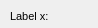
      <widget class="QWidget" name="page_72">
       <property name="geometry">
        <rect>
         <x>0</x>
         <y>0</y>
         <width>98</width>
         <height>28</height>
        </rect>
       </property>
       <attribute name="label">
        <string>Feature graphic design</string>
       </attribute>
       <widget class="QLineEdit" name="label_x">
        <property name="geometry">
         <rect>
          <x>110</x>
          <y>5</y>
          <width>160</width>
          <height>18</height>
         </rect>
        </property>
        <property name="text">
         <string/>
        </property>
       </widget>
       <widget class="QLineEdit" name="label_y">
        <property name="geometry">
         <rect>
          <x>110</x>
          <y>30</y>
          <width>160</width>
          <height>18</height>
         </rect>
        </property>
        <property name="text">
         <string/>
        </property>
       </widget>
       <widget class="QLineEdit" name="rotation">
        <property name="geometry">
         <rect>
          <x>410</x>
          <y>30</y>
          <width>160</width>
          <height>18</height>
         </rect>
        </property>
        <property name="text">
         <string/>
        </property>
       </widget>
       <widget class="QLineEdit" name="label_rotation">
        <property name="geometry">
         <rect>
          <x>110</x>
          <y>55</y>
          <width>160</width>
          <height>18</height>
         </rect>
        </property>
        <property name="text">
         <string/>
        </property>
       </widget>
       <widget class="QLabel" name="label_label_x">
        <property name="geometry">
         <rect>
          <x>10</x>
          <y>5</y>
          <width>90</width>
          <height>22</height>
         </rect>
        </property>
        <property name="font">
         <font>
          <pointsize>8</pointsize>
         </font>
        </property>
        <property name="frameShape">
         <enum>QFrame::NoFrame</enum>
        </property>
        <property name="frameShadow">
         <enum>QFrame::Plain</enum>
        </property>
        <property name="text">
         <string>Label x:</string>
        </property>
        <property name="textFormat">
         <enum>Qt::AutoText</enum>
        </property>
        <property name="scaledContents">
         <bool>false</bool>
        </property>
        <property name="alignment">
         <set>Qt::AlignLeading|Qt::AlignLeft|Qt::AlignVCenter</set>
        </property>
        <property name="margin">
         <number>3</number>
        </property>
       </widget>
       <widget class="QLabel" name="label_label_y">
        <property name="geometry">
         <rect>
          <x>10</x>
          <y>30</y>
          <width>90</width>
          <height>22</height>
         </rect>
        </property>
        <property name="font">
         <font>
          <pointsize>8</pointsize>
         </font>
        </property>
        <property name="frameShape">
         <enum>QFrame::NoFrame</enum>
        </property>
        <property name="frameShadow">
         <enum>QFrame::Plain</enum>
        </property>
        <property name="text">
         <string>Label y:</string>
        </property>
        <property name="textFormat">
         <enum>Qt::AutoText</enum>
        </property>
        <property name="scaledContents">
         <bool>false</bool>
        </property>
        <property name="alignment">
         <set>Qt::AlignLeading|Qt::AlignLeft|Qt::AlignVCenter</set>
        </property>
        <property name="margin">
         <number>3</number>
        </property>
       </widget>
       <widget class="QLabel" name="label_label_rotation">
        <property name="geometry">
         <rect>
          <x>10</x>
          <y>55</y>
          <width>90</width>
          <height>22</height>
         </rect>
        </property>
        <property name="font">
         <font>
          <pointsize>8</pointsize>
         </font>
        </property>
        <property name="frameShape">
         <enum>QFrame::NoFrame</enum>
        </property>
        <property name="frameShadow">
         <enum>QFrame::Plain</enum>
        </property>
        <property name="text">
         <string>Label rotation:</string>
        </property>
        <property name="textFormat">
         <enum>Qt::AutoText</enum>
        </property>
        <property name="scaledContents">
         <bool>false</bool>
        </property>
        <property name="alignment">
         <set>Qt::AlignLeading|Qt::AlignLeft|Qt::AlignVCenter</set>
        </property>
        <property name="margin">
         <number>3</number>
        </property>
       </widget>
       <widget class="QLabel" name="label_rotation">
        <property name="geometry">
         <rect>
          <x>310</x>
          <y>30</y>
          <width>90</width>
          <height>22</height>
         </rect>
        </property>
        <property name="font">
         <font>
          <pointsize>8</pointsize>
         </font>
        </property>
        <property name="frameShape">
         <enum>QFrame::NoFrame</enum>
        </property>
        <property name="frameShadow">
         <enum>QFrame::Plain</enum>
        </property>
        <property name="text">
         <string>Symbol rotation:</string>
        </property>
        <property name="textFormat">
         <enum>Qt::AutoText</enum>
        </property>
        <property name="scaledContents">
         <bool>false</bool>
        </property>
        <property name="alignment">
         <set>Qt::AlignLeading|Qt::AlignLeft|Qt::AlignVCenter</set>
        </property>
        <property name="margin">
         <number>3</number>
        </property>
       </widget>
       <widget class="QLineEdit" name="hemisphere">
        <property name="geometry">
         <rect>
          <x>410</x>
          <y>55</y>
          <width>160</width>
          <height>18</height>
         </rect>
        </property>
        <property name="text">
         <string/>
        </property>
       </widget>
       <widget class="QLabel" name="label_hemisphere">
        <property name="geometry">
         <rect>
          <x>310</x>
          <y>55</y>
          <width>90</width>
          <height>22</height>
         </rect>
        </property>
        <property name="font">
         <font>
          <pointsize>8</pointsize>
         </font>
        </property>
        <property name="frameShape">
         <enum>QFrame::NoFrame</enum>
        </property>
        <property name="frameShadow">
         <enum>QFrame::Plain</enum>
        </property>
        <property name="text">
         <string>Hemisphere:</string>
        </property>
        <property name="textFormat">
         <enum>Qt::AutoText</enum>
        </property>
        <property name="scaledContents">
         <bool>false</bool>
        </property>
        <property name="alignment">
         <set>Qt::AlignLeading|Qt::AlignLeft|Qt::AlignVCenter</set>
        </property>
        <property name="margin">
         <number>3</number>
        </property>
       </widget>
       <widget class="QLabel" name="label_svg">
        <property name="geometry">
         <rect>
          <x>310</x>
          <y>5</y>
          <width>90</width>
          <height>22</height>
         </rect>
        </property>
        <property name="font">
         <font>
          <pointsize>8</pointsize>
         </font>
        </property>
        <property name="frameShape">
         <enum>QFrame::NoFrame</enum>
        </property>
        <property name="frameShadow">
         <enum>QFrame::Plain</enum>
        </property>
        <property name="text">
         <string>Svg catalog:</string>
        </property>
        <property name="textFormat">
         <enum>Qt::AutoText</enum>
        </property>
        <property name="scaledContents">
         <bool>false</bool>
        </property>
        <property name="alignment">
         <set>Qt::AlignLeading|Qt::AlignLeft|Qt::AlignVCenter</set>
        </property>
        <property name="margin">
         <number>3</number>
        </property>
       </widget>
       <widget class="QLineEdit" name="svg">
        <property name="geometry">
         <rect>
          <x>410</x>
          <y>5</y>
          <width>160</width>
          <height>18</height>
         </rect>
        </property>
        <property name="text">
         <string/>
        </property>
       </widget>
      </widget>
